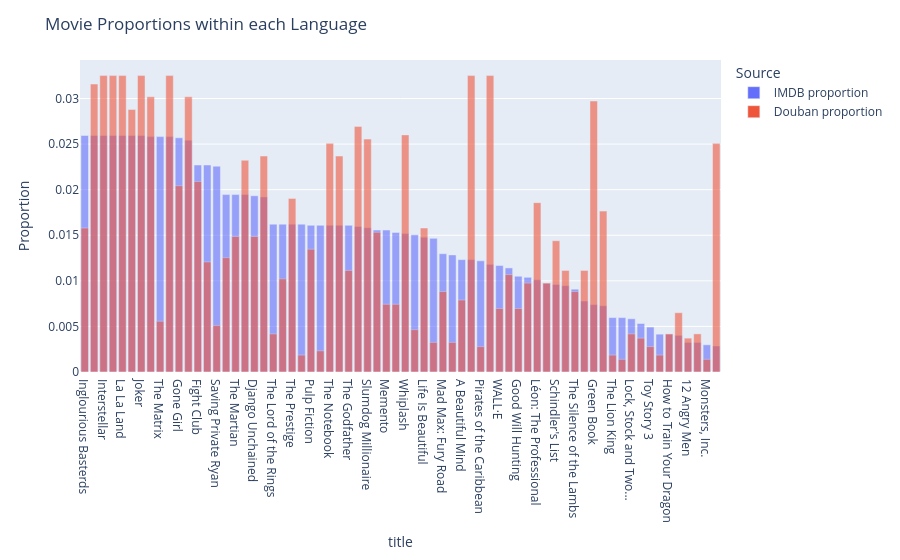

Write notebook code for a chart like this one.
### Code cell
import plotly.express as px
df_long = df_merged_counts.melt(id_vars='title', 
                                value_vars=['IMDB proportion', 'Douban proportion'],
                                var_name='Source', 
                                value_name='Proportion')

# Plot with overlapping bars
fig = px.bar(df_long, 
             x='title', 
             y='Proportion', 
             color='Source', 
             barmode='overlay',    # This overlays the bars
             opacity=0.6)          # Adjust opacity for better visibility

fig.update_layout(title='Movie Proportions within each Language')
fig.show()

### Figure 1 — Plotly figure (JSON) as saved in the notebook; plotly's stock layout.template omitted (floating-point values rounded to 4 significant figures)
{"data": [{"hovertemplate": "Source=IMDB proportion<br>title=%{x}<br>Proportion=%{y}<extra></extra>", "legendgroup": "IMDB proportion", "marker": {"color": "#636efa", "opacity": 0.6, "pattern": {"shape": ""}}, "name": "IMDB proportion", "orientation": "v", "showlegend": true, "textposition": "auto", "type": "bar", "x": ["Inglourious Basterds", "The Dark Knight", "Interstellar", "Parasite", "La La Land", "2001: A Space Odyssey", "Joker", "Inception", "The Matrix", "Avatar", "Gone Girl", "Titanic", "Fight Club", "Bohemian Rhapsody", "Saving Private Ryan", "Shutter Island", "The Martian", "The Shawshank Redemption", "Django Unchained", "Black Swan", "The Lord of the Rings", "Frozen", "The Prestige", "The Sixth Sense", "Pulp Fiction", "Harry Potter and the Sorcerer's Stone", "The Notebook", "Forrest Gump", "The Godfather", "Se7en", "Slumdog Millionaire", "The Curious Case of Benjamin Button", "Memento", "The Green Mile", "Whiplash", "Inside Out", "Life Is Beautiful", "The Grand Budapest Hotel", "Mad Max: Fury Road", "The Bourne Ultimatum", "A Beautiful Mind", "Hacksaw Ridge", "Pirates of the Caribbean", "Life of Pi", "WALL·E", "The Imitation Game", "Good Will Hunting", "Spirited Away", "Léon: The Professional", "Up", "Schindler's List", "Spider-Man: Into the Spider-Verse", "The Silence of the Lambs", "The Truman Show", "Green Book", "One Flew Over the Cuckoo's Nest", "The Lion King", "Catch Me If You Can", "Lock, Stock and Two...", "The Pianist", "Toy Story 3", "Terminator 2: Judgment Day", "How to Train Your Dragon", "The Intouchables", "12 Angry Men", "Psycho", "Monsters, Inc.", "Coco"], "xaxis": "x", "y": [0.02595, 0.02595, 0.02595, 0.02595, 0.02595, 0.02595, 0.02595, 0.02582, 0.02582, 0.02582, 0.02569, 0.02543, 0.02271, 0.02271, 0.02258, 0.01946, 0.01946, 0.01946, 0.01933, 0.0192, 0.01622, 0.01622, 0.01622, 0.01622, 0.01609, 0.01609, 0.01609, 0.01609, 0.01609, 0.01596, 0.01583, 0.01557, 0.01557, 0.01531, 0.01518, 0.01505, 0.01479, 0.01466, 0.01298, 0.01285, 0.01233, 0.01233, 0.0122, 0.01181, 0.01168, 0.01142, 0.01051, 0.01038, 0.01012, 0.009731, 0.009602, 0.009472, 0.009083, 0.007785, 0.007396, 0.007266, 0.005969, 0.005969, 0.005839, 0.00532, 0.004931, 0.004152, 0.004152, 0.004022, 0.003244, 0.003244, 0.002984, 0.002855], "yaxis": "y"}, {"hovertemplate": "Source=Douban proportion<br>title=%{x}<br>Proportion=%{y}<extra></extra>", "legendgroup": "Douban proportion", "marker": {"color": "#EF553B", "opacity": 0.6, "pattern": {"shape": ""}}, "name": "Douban proportion", "orientation": "v", "showlegend": true, "textposition": "auto", "type": "bar", "x": ["Inglourious Basterds", "The Dark Knight", "Interstellar", "Parasite", "La La Land", "2001: A Space Odyssey", "Joker", "Inception", "The Matrix", "Avatar", "Gone Girl", "Titanic", "Fight Club", "Bohemian Rhapsody", "Saving Private Ryan", "Shutter Island", "The Martian", "The Shawshank Redemption", "Django Unchained", "Black Swan", "The Lord of the Rings", "Frozen", "The Prestige", "The Sixth Sense", "Pulp Fiction", "Harry Potter and the Sorcerer's Stone", "The Notebook", "Forrest Gump", "The Godfather", "Se7en", "Slumdog Millionaire", "The Curious Case of Benjamin Button", "Memento", "The Green Mile", "Whiplash", "Inside Out", "Life Is Beautiful", "The Grand Budapest Hotel", "Mad Max: Fury Road", "The Bourne Ultimatum", "A Beautiful Mind", "Hacksaw Ridge", "Pirates of the Caribbean", "Life of Pi", "WALL·E", "The Imitation Game", "Good Will Hunting", "Spirited Away", "Léon: The Professional", "Up", "Schindler's List", "Spider-Man: Into the Spider-Verse", "The Silence of the Lambs", "The Truman Show", "Green Book", "One Flew Over the Cuckoo's Nest", "The Lion King", "Catch Me If You Can", "Lock, Stock and Two...", "The Pianist", "Toy Story 3", "Terminator 2: Judgment Day", "How to Train Your Dragon", "The Intouchables", "12 Angry Men", "Psycho", "Monsters, Inc.", "Coco"], "xaxis": "x", "y": [0.01579, 0.03158, 0.03251, 0.03251, 0.03251, 0.0288, 0.03251, 0.03019, 0.005574, 0.03251, 0.02044, 0.03019, 0.0209, 0.01208, 0.005109, 0.01254, 0.01486, 0.02322, 0.01486, 0.02369, 0.00418, 0.01022, 0.01904, 0.001858, 0.01347, 0.002322, 0.02508, 0.02369, 0.01115, 0.02694, 0.02555, 0.01533, 0.007431, 0.007431, 0.02601, 0.004645, 0.01579, 0.003251, 0.008825, 0.003251, 0.007896, 0.03251, 0.002787, 0.03251, 0.006967, 0.01068, 0.006967, 0.009754, 0.01858, 0.009754, 0.0144, 0.01115, 0.008825, 0.01115, 0.02973, 0.01765, 0.001858, 0.001393, 0.00418, 0.003716, 0.002787, 0.001858, 0.00418, 0.006503, 0.003716, 0.00418, 0.001393, 0.02508], "yaxis": "y"}], "layout": {"barmode": "overlay", "legend": {"title": {"text": "Source"}, "tracegroupgap": 0}, "margin": {"t": 60}, "title": {"text": "Movie Proportions within each Language"}, "xaxis": {"anchor": "y", "domain": [0, 1], "title": {"text": "title"}}, "yaxis": {"anchor": "x", "domain": [0, 1], "title": {"text": "Proportion"}}}}
